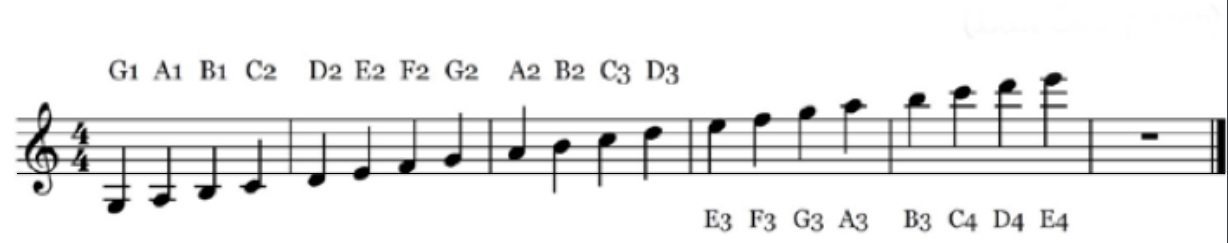
%> input picture Testbilder/SKALAN.jpg, 1228 x 243 px
$ octave --eval "result = findBestRotAngle(imread('Testbilder/SKALAN.jpg'));"   (GNU Octave 9; MATLAB toolbox functions it lacks are replaced by stand-ins)
%> lines starting %> are read from the running program, lines starting %| are printed output that depends on the picture; in (x1, y1, x2, y2) boxes, pixels count from 0 and x2, y2 are one past the last pixel; in counts of white or black regions, pixels touching at a corner belong together; the program's own positions count from 1
function [ A ] = findBestRotAngle( Im )
%findBestRotAngle - finds the rotation angle which gives the biggest peaks
%of the histogram
%   invBW = logical black and white image
%   A     = the angle which gives best rotation with respect to
%           max peaks in histogram


% NEEDS IMPROVEMENT, Divide and conquer?


A = -10.0;
maxPeak = 0;

X = zeros(1,20);
count = 1;

Im = rgb2gray(Im);

[r,c] = size(Im);
%> r = 243; c = 1228
Im = ones(r,c)-Im;
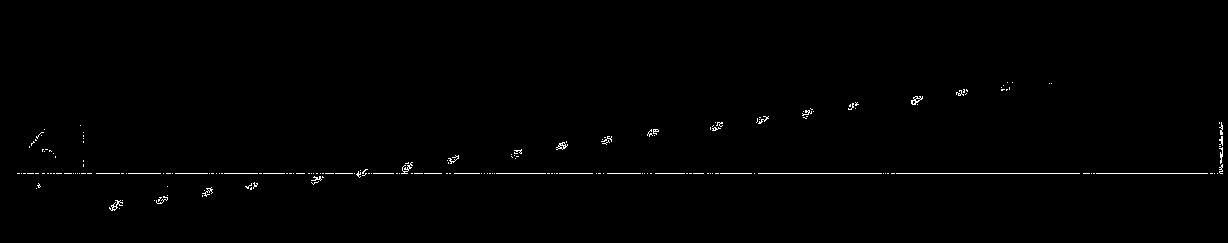
%> Im: size 243x1228 uint8; values 0 (black) and 1 (white), 0.64% white in thin lines or dots, all inside (x1, y1, x2, y2) = (17, 82, 1223, 211)
T=graythresh(Im);
%> T = 0

for angle1=-20:1:20 %find in which span the peak will be in
    rotIm = imrotate(Im, angle1, 'bicubic');
    invBW = rotIm > T;
    %imshow(invBW);
    peak = max( sum(invBW(:,:)' ) );

   % X(count) = peak;
    if(peak > maxPeak)
       maxPeak = peak;
       A = angle1;
    end
   % count = count +1;
end
%> this loop made 41 passes
%> (peak, maxPeak) on passes 1, 4, 5, 6, 7, 9, 10, 11, 12, 13, 21: (13, 13), (14, 14), (16, 16), (18, 18), (22, 22), (26, 26), (31, 31), (33, 33), (50, 50), (89, 89), (1051, 1051)
%> peak on passes 2, 3, 8, 14, 15, 16: 13, 13, 22, 82, 44, 40
%> pass 1, in findBestRotAngle, `rotIm = imrotate(Im, angle1, 'bicubic');`:
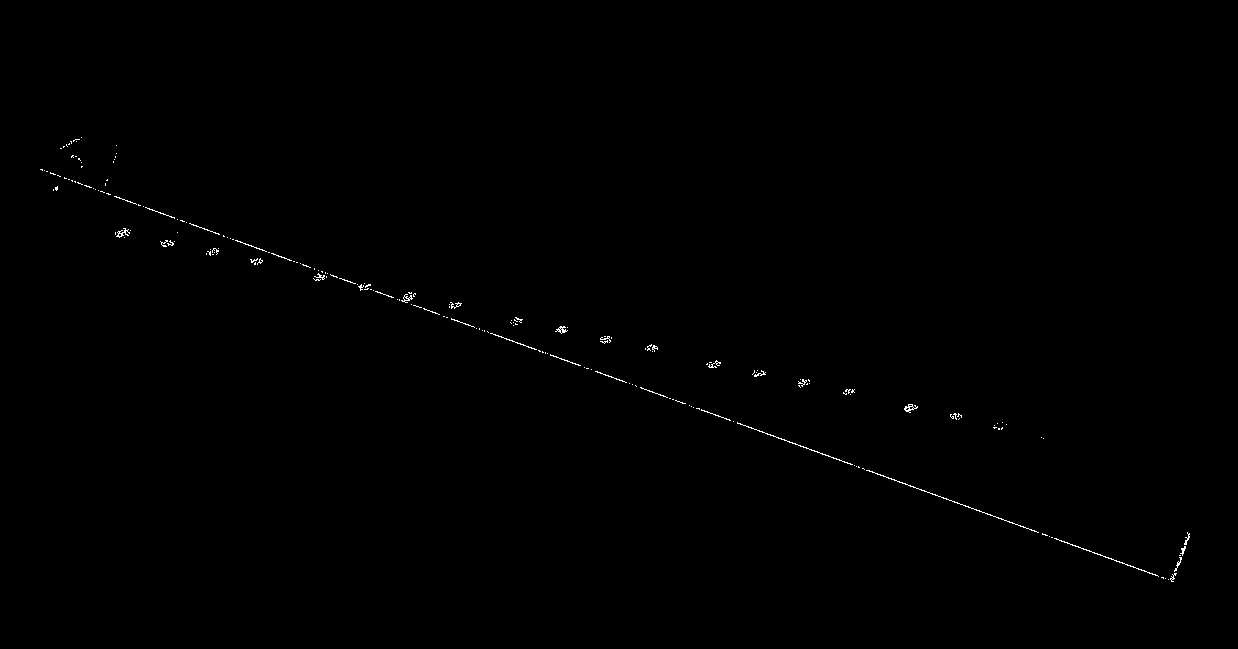
%> rotIm: size 649x1238 uint8; values 0 (black) and 1 (white), 0.26% white in thin lines or dots, all inside (x1, y1, x2, y2) = (40, 137, 1190, 582)
%> pass 3, in findBestRotAngle, `rotIm = imrotate(Im, angle1, 'bicubic');`:
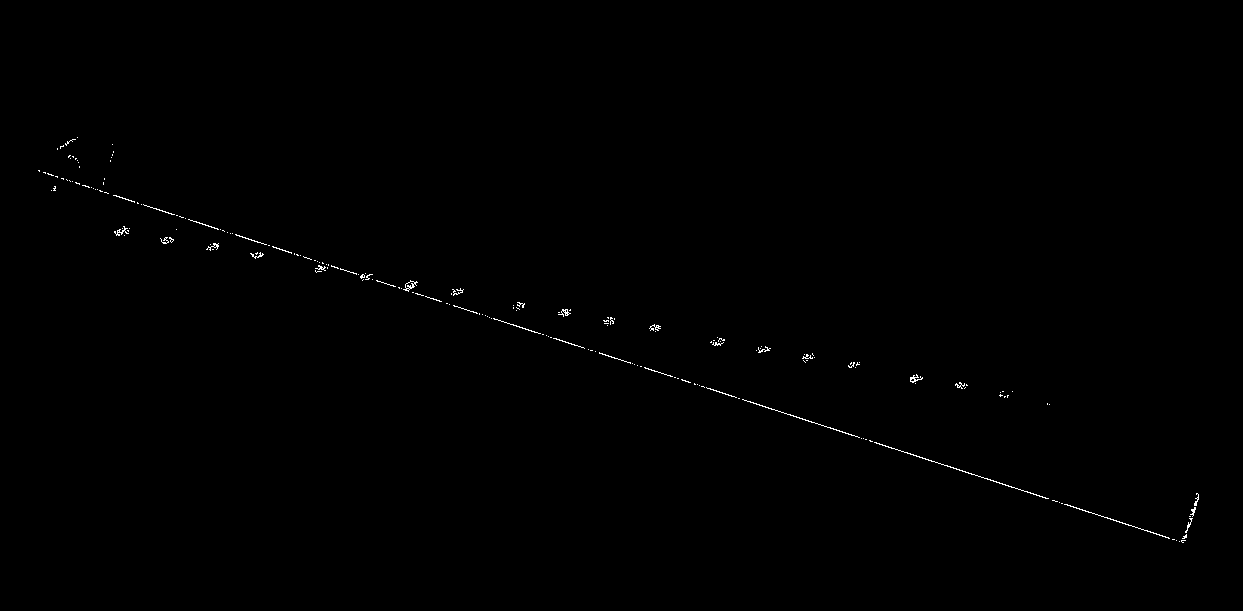
%> rotIm: size 611x1243 uint8; values 0 (black) and 1 (white), 0.27% white in thin lines or dots, all inside (x1, y1, x2, y2) = (38, 137, 1199, 543)
%> after the loop, A = 0

%plot(-10:1:10,X);
maxPeak = 0.0;

for angle2=A-1.0:0.1:A+1.0
        rotIm = imrotate(Im, angle2, 'bicubic');
    invBW = rotIm > T;
    %imshow(invBW);
    peak = max( sum(invBW(:,:)' ) );

    if(peak > maxPeak)
       maxPeak = peak;
       A = angle2;
    end

end
%> this loop made 21 passes
%> (angle2, peak, maxPeak, A) on passes 1 to 11: (-1, 81, 81, -1), (-0.9, 83, 83, -0.9), (-0.8, 96, 96, -0.8), (-0.7, 105, 105, -0.7), (-0.6, 118, 118, -0.6), (-0.5, 141, 141, -0.5), (-0.4, 173, 173, -0.4), (-0.3, 226, 226, -0.3), (-0.2, 318, 318, -0.2), (-0.1, 587, 587, -0.1), (0, 1051, 1051, 0)
%> (angle2, peak) on passes 12 to 17: (0.1, 587), (0.2, 321), (0.3, 223), (0.4, 170), (0.5, 137), (0.6, 116)
%> pass 1, in findBestRotAngle, `rotIm = imrotate(Im, angle2, 'bicubic');`:
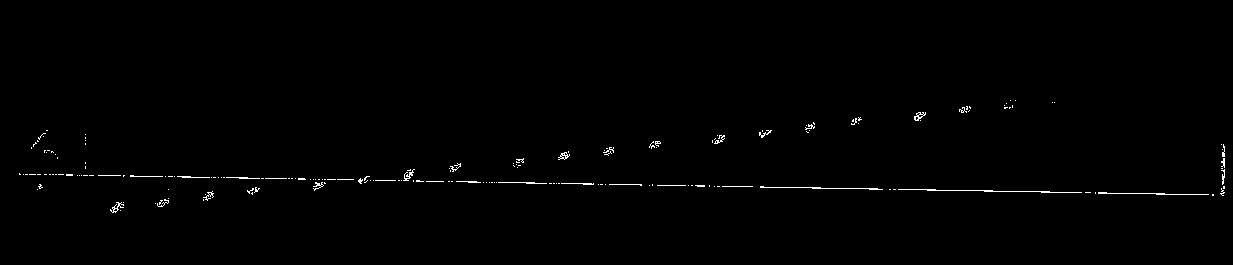
%> rotIm: size 265x1233 uint8; values 0 (black) and 1 (white), 0.62% white in thin lines or dots, all inside (x1, y1, x2, y2) = (19, 100, 1225, 213)

maxPeak = 0.0;
for angle3=A-0.1:0.01:A+0.1
    rotIm = imrotate(Im, angle3, 'bicubic');
    invBW = rotIm > T;
    %imshow(invBW);
    peak = max( sum(invBW(:,:)' ) );

    if(peak > maxPeak)
       maxPeak = peak;
       A = angle3;
    end

end
%> this loop made 21 passes
%> (angle3, peak, maxPeak, A) on passes 1, 2, 3, 4, 5, 6, 11: (-0.1, 587, 587, -0.1), (-0.09, 609, 609, -0.09), (-0.08, 679, 679, -0.08), (-0.07, 792, 792, -0.07), (-0.06, 926, 926, -0.06), (-0.05, 978, 978, -0.05), (0, 1051, 1051, 0)
%> (angle3, peak) on passes 7, 8, 9, 10, 12, 13: (-0.04, 644), (-0.03, 669), (-0.02, 713), (-0.01, 881), (0.01, 877), (0.02, 711)
%> pass 1, in findBestRotAngle, `rotIm = imrotate(Im, angle3, 'bicubic');`:
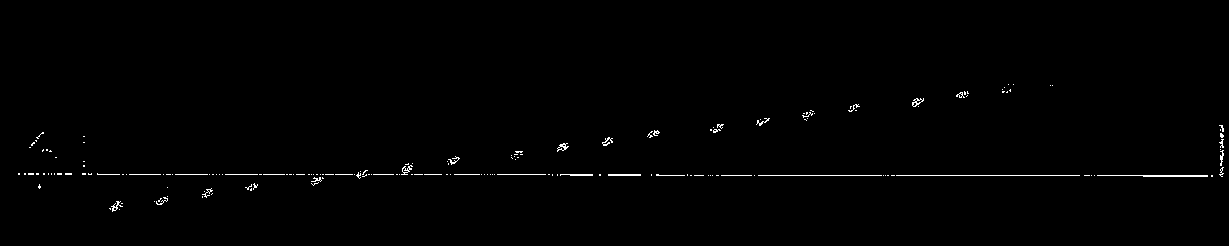
%> rotIm: size 246x1229 uint8; values 0 (black) and 1 (white), 0.67% white in thin lines or dots, all inside (x1, y1, x2, y2) = (18, 84, 1224, 212)
%> pass 2, in findBestRotAngle, `rotIm = imrotate(Im, angle3, 'bicubic');`:
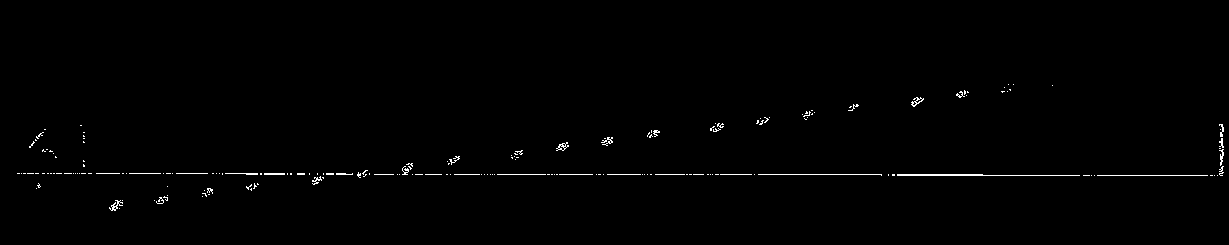
%> rotIm: size 245x1229 uint8; values 0 (black) and 1 (white), 0.69% white in thin lines or dots, all inside (x1, y1, x2, y2) = (17, 84, 1224, 211)
%> pass 3, in findBestRotAngle, `rotIm = imrotate(Im, angle3, 'bicubic');`:
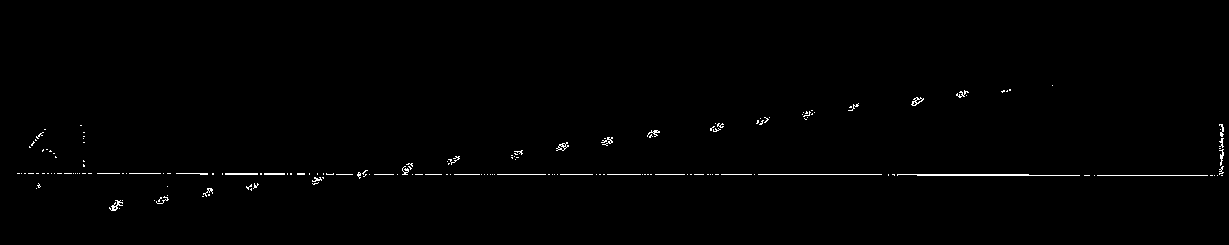
%> rotIm: size 245x1229 uint8; values 0 (black) and 1 (white), 0.69% white in thin lines or dots, all inside (x1, y1, x2, y2) = (17, 85, 1224, 211)

end
